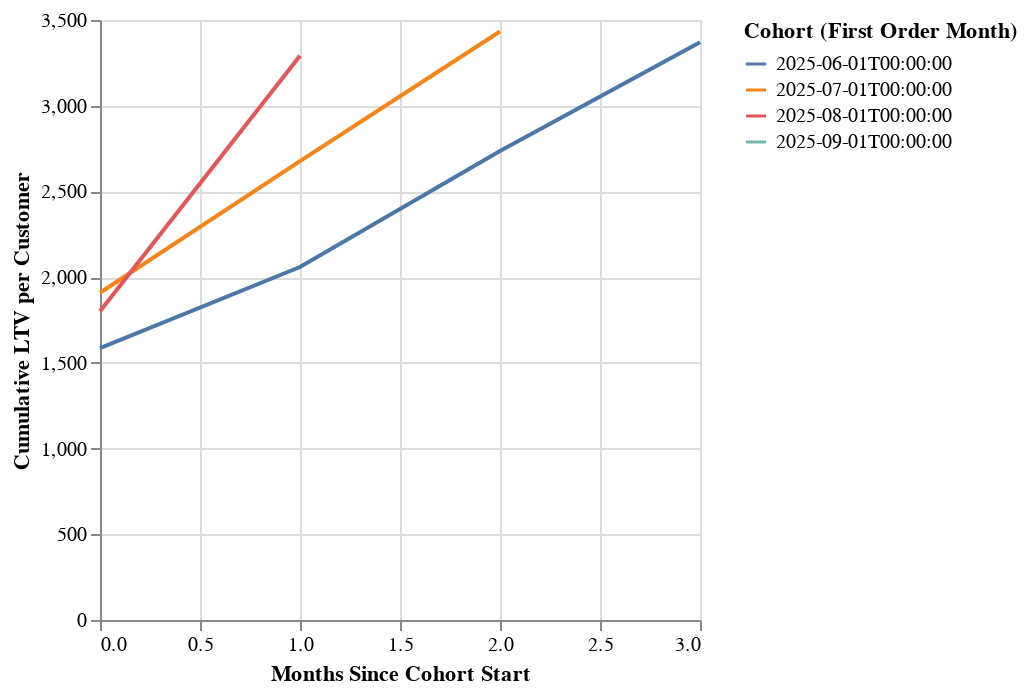

Notebook code for this chart:
### Code cell
thread.plot('line chart of cumulative LTV per cohort age per cohort (separate cohorts in different colors)')

### Figure 1 — Vega-Lite specification as saved in the notebook (floating-point values rounded to 4 significant figures)
{"config": {"view": {"continuousWidth": 300, "continuousHeight": 300}}, "data": {"name": "data-a7589d6f4376696c05c7c13016e24914"}, "mark": "line", "encoding": {"color": {"field": "first_order_month", "title": "Cohort (First Order Month)", "type": "nominal"}, "x": {"field": "months_since_cohort_start", "title": "Months Since Cohort Start", "type": "quantitative"}, "y": {"field": "cumulative_LTV_per_customer", "title": "Cumulative LTV per Customer", "type": "quantitative"}}, "$schema": "https://vega.github.io/schema/vega-lite/v5.json", "datasets": {"data-a7589d6f4376696c05c7c13016e24914": [{"first_order_month": "2025-06-01T00:00:00", "order_month": "2025-06-01T00:00:00", "monthly_revenue_per_cohort": 166500.0, "cumulative_LTV_per_customer": 1586.0, "cohort_size": 105, "months_since_cohort_start": 0}, {"first_order_month": "2025-06-01T00:00:00", "order_month": "2025-07-01T00:00:00", "monthly_revenue_per_cohort": 49670.0, "cumulative_LTV_per_customer": 2059.0, "cohort_size": 105, "months_since_cohort_start": 1}, {"first_order_month": "2025-06-01T00:00:00", "order_month": "2025-08-01T00:00:00", "monthly_revenue_per_cohort": 71050.0, "cumulative_LTV_per_customer": 2736.0, "cohort_size": 105, "months_since_cohort_start": 2}, {"first_order_month": "2025-06-01T00:00:00", "order_month": "2025-09-01T00:00:00", "monthly_revenue_per_cohort": 66640.0, "cumulative_LTV_per_customer": 3370.0, "cohort_size": 105, "months_since_cohort_start": 3}, {"first_order_month": "2025-07-01T00:00:00", "order_month": "2025-07-01T00:00:00", "monthly_revenue_per_cohort": 129800.0, "cumulative_LTV_per_customer": 1909.0, "cohort_size": 68, "months_since_cohort_start": 0}, {"first_order_month": "2025-07-01T00:00:00", "order_month": "2025-08-01T00:00:00", "monthly_revenue_per_cohort": 52190.0, "cumulative_LTV_per_customer": 2676.0, "cohort_size": 68, "months_since_cohort_start": 1}, {"first_order_month": "2025-07-01T00:00:00", "order_month": "2025-09-01T00:00:00", "monthly_revenue_per_cohort": 51460.0, "cumulative_LTV_per_customer": 3433.0, "cohort_size": 68, "months_since_cohort_start": 2}, {"first_order_month": "2025-08-01T00:00:00", "order_month": "2025-08-01T00:00:00", "monthly_revenue_per_cohort": 41430.0, "cumulative_LTV_per_customer": 1801.0, "cohort_size": 23, "months_since_cohort_start": 0}, {"first_order_month": "2025-08-01T00:00:00", "order_month": "2025-09-01T00:00:00", "monthly_revenue_per_cohort": 34280.0, "cumulative_LTV_per_customer": 3292.0, "cohort_size": 23, "months_since_cohort_start": 1}, {"first_order_month": "2025-09-01T00:00:00", "order_month": "2025-09-01T00:00:00", "monthly_revenue_per_cohort": 10390.0, "cumulative_LTV_per_customer": 2599.0, "cohort_size": 4, "months_since_cohort_start": 0}]}}
